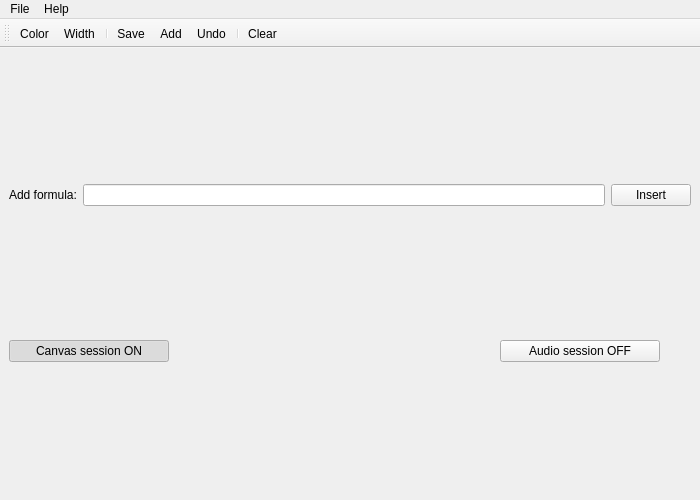
<?xml version="1.0" encoding="UTF-8"?>
<ui version="4.0">
 <class>wnd_main</class>
 <widget class="QMainWindow" name="wnd_main">
  <property name="geometry">
   <rect>
    <x>0</x>
    <y>0</y>
    <width>700</width>
    <height>500</height>
   </rect>
  </property>
  <property name="minimumSize">
   <size>
    <width>700</width>
    <height>500</height>
   </size>
  </property>
  <property name="windowTitle">
   <string>e-learning</string>
  </property>
  <property name="windowIcon">
   <iconset resource="resource/res.qrc">
    <normaloff>:/icons/icons/logotype.png</normaloff>:/icons/icons/logotype.png</iconset>
  </property>
  <property name="toolTip">
   <string/>
  </property>
  <property name="statusTip">
   <string/>
  </property>
  <property name="whatsThis">
   <string/>
  </property>
  <widget class="QWidget" name="centralwidget">
   <layout class="QVBoxLayout" name="verticalLayout_2">
    <item>
     <layout class="QVBoxLayout" name="vlt_top">
      <item>
       <layout class="QHBoxLayout" name="htl_formula">
        <item>
         <widget class="QLabel" name="lab_insert_formula">
          <property name="text">
           <string>Add formula:</string>
          </property>
         </widget>
        </item>
        <item>
         <widget class="QLineEdit" name="eln_insert_formula"/>
        </item>
        <item>
         <widget class="QPushButton" name="btn_insert_formula">
          <property name="toolTip">
           <string>Insert formula</string>
          </property>
          <property name="text">
           <string>Insert</string>
          </property>
         </widget>
        </item>
       </layout>
      </item>
     </layout>
    </item>
    <item>
     <layout class="QHBoxLayout" name="hlt_audio_save">
      <item>
       <widget class="QPushButton" name="btn_canvas_session">
        <property name="minimumSize">
         <size>
          <width>160</width>
          <height>0</height>
         </size>
        </property>
        <property name="maximumSize">
         <size>
          <width>160</width>
          <height>16777215</height>
         </size>
        </property>
        <property name="toolTip">
         <string>Turn on/off canvas session</string>
        </property>
        <property name="text">
         <string>Canvas session ON</string>
        </property>
        <property name="checkable">
         <bool>true</bool>
        </property>
        <property name="checked">
         <bool>true</bool>
        </property>
        <property name="autoDefault">
         <bool>false</bool>
        </property>
        <property name="default">
         <bool>false</bool>
        </property>
        <property name="flat">
         <bool>false</bool>
        </property>
       </widget>
      </item>
      <item>
       <spacer name="vsr_audio_save">
        <property name="orientation">
         <enum>Qt::Horizontal</enum>
        </property>
        <property name="sizeHint" stdset="0">
         <size>
          <width>40</width>
          <height>20</height>
         </size>
        </property>
       </spacer>
      </item>
      <item>
       <widget class="QPushButton" name="btn_audio_session">
        <property name="minimumSize">
         <size>
          <width>160</width>
          <height>0</height>
         </size>
        </property>
        <property name="maximumSize">
         <size>
          <width>160</width>
          <height>16777215</height>
         </size>
        </property>
        <property name="toolTip">
         <string>Turn on/off audio session</string>
        </property>
        <property name="text">
         <string>Audio session OFF</string>
        </property>
        <property name="checkable">
         <bool>true</bool>
        </property>
       </widget>
      </item>
      <item>
       <widget class="QPushButton" name="btn_mute">
        <property name="maximumSize">
         <size>
          <width>25</width>
          <height>25</height>
         </size>
        </property>
        <property name="toolTip">
         <string>Mute   Shift+M</string>
        </property>
        <property name="text">
         <string/>
        </property>
        <property name="icon">
         <iconset resource="resource/res.qrc">
          <normaloff>:/icons/icons/canvas/audio_on.png</normaloff>
          <normalon>:/icons/icons/canvas/audio_off.png</normalon>:/icons/icons/canvas/audio_on.png</iconset>
        </property>
        <property name="iconSize">
         <size>
          <width>25</width>
          <height>25</height>
         </size>
        </property>
        <property name="shortcut">
         <string>Shift+M</string>
        </property>
        <property name="checkable">
         <bool>true</bool>
        </property>
        <property name="flat">
         <bool>true</bool>
        </property>
       </widget>
      </item>
     </layout>
    </item>
   </layout>
  </widget>
  <widget class="QMenuBar" name="mbr_tools">
   <property name="geometry">
    <rect>
     <x>0</x>
     <y>0</y>
     <width>700</width>
     <height>26</height>
    </rect>
   </property>
   <widget class="QMenu" name="men_file">
    <property name="title">
     <string>File</string>
    </property>
    <widget class="QMenu" name="act_saveas">
     <property name="title">
      <string>Save As...</string>
     </property>
    </widget>
    <addaction name="act_saveas"/>
    <addaction name="act_exit"/>
   </widget>
   <widget class="QMenu" name="men_help">
    <property name="title">
     <string>Help</string>
    </property>
    <addaction name="act_help"/>
    <addaction name="act_about"/>
   </widget>
   <addaction name="men_file"/>
   <addaction name="men_help"/>
  </widget>
  <widget class="QToolBar" name="toolBar">
   <property name="mouseTracking">
    <bool>false</bool>
   </property>
   <property name="acceptDrops">
    <bool>false</bool>
   </property>
   <property name="windowTitle">
    <string notr="true">toolBar</string>
   </property>
   <property name="layoutDirection">
    <enum>Qt::LeftToRight</enum>
   </property>
   <property name="locale">
    <locale language="English" country="UnitedStates"/>
   </property>
   <property name="inputMethodHints">
    <set>Qt::ImhNone</set>
   </property>
   <property name="movable">
    <bool>true</bool>
   </property>
   <property name="iconSize">
    <size>
     <width>25</width>
     <height>25</height>
    </size>
   </property>
   <property name="toolButtonStyle">
    <enum>Qt::ToolButtonTextBesideIcon</enum>
   </property>
   <property name="floatable">
    <bool>false</bool>
   </property>
   <attribute name="toolBarArea">
    <enum>TopToolBarArea</enum>
   </attribute>
   <attribute name="toolBarBreak">
    <bool>false</bool>
   </attribute>
   <addaction name="act_color"/>
   <addaction name="act_width"/>
   <addaction name="separator"/>
   <addaction name="act_save"/>
   <addaction name="act_add"/>
   <addaction name="act_undo"/>
   <addaction name="separator"/>
   <addaction name="act_clear"/>
  </widget>
  <action name="act_color">
   <property name="icon">
    <iconset resource="resource/res.qrc">
     <normaloff>:/icons/icons/canvas/color.png</normaloff>:/icons/icons/canvas/color.png</iconset>
   </property>
   <property name="text">
    <string>Color</string>
   </property>
   <property name="toolTip">
    <string>Change pen color   Shift+C</string>
   </property>
   <property name="shortcut">
    <string>Shift+C</string>
   </property>
  </action>
  <action name="act_width">
   <property name="icon">
    <iconset resource="resource/res.qrc">
     <normaloff>:/icons/icons/canvas/width.png</normaloff>:/icons/icons/canvas/width.png</iconset>
   </property>
   <property name="text">
    <string>Width</string>
   </property>
   <property name="toolTip">
    <string>Change pen width   Shift+W</string>
   </property>
   <property name="shortcut">
    <string>Shift+W</string>
   </property>
  </action>
  <action name="act_add">
   <property name="icon">
    <iconset resource="resource/res.qrc">
     <normaloff>:/icons/icons/canvas/add.png</normaloff>:/icons/icons/canvas/add.png</iconset>
   </property>
   <property name="text">
    <string>Add</string>
   </property>
   <property name="toolTip">
    <string>Add current image to session   Shift+A</string>
   </property>
   <property name="shortcut">
    <string>Shift+A</string>
   </property>
  </action>
  <action name="act_undo">
   <property name="icon">
    <iconset resource="resource/res.qrc">
     <normaloff>:/icons/icons/canvas/undo.png</normaloff>:/icons/icons/canvas/undo.png</iconset>
   </property>
   <property name="text">
    <string>Undo</string>
   </property>
   <property name="toolTip">
    <string>Undo latest stroke   Ctrl+Z</string>
   </property>
   <property name="shortcut">
    <string>Ctrl+Z</string>
   </property>
  </action>
  <action name="act_clear">
   <property name="icon">
    <iconset resource="resource/res.qrc">
     <normaloff>:/icons/icons/canvas/clear.png</normaloff>:/icons/icons/canvas/clear.png</iconset>
   </property>
   <property name="text">
    <string>Clear</string>
   </property>
   <property name="toolTip">
    <string>Clear the canvas   Shift+X</string>
   </property>
   <property name="shortcut">
    <string>Shift+X</string>
   </property>
  </action>
  <action name="act_exit">
   <property name="text">
    <string>Exit</string>
   </property>
   <property name="shortcut">
    <string>Ctrl+Q</string>
   </property>
  </action>
  <action name="act_help">
   <property name="text">
    <string>Help</string>
   </property>
   <property name="shortcut">
    <string>F1</string>
   </property>
  </action>
  <action name="act_about">
   <property name="text">
    <string>About</string>
   </property>
  </action>
  <action name="act_save">
   <property name="icon">
    <iconset resource="resource/res.qrc">
     <normaloff>:/icons/icons/canvas/add.png</normaloff>:/icons/icons/canvas/add.png</iconset>
   </property>
   <property name="text">
    <string>Save</string>
   </property>
   <property name="toolTip">
    <string>Save current image   Ctrl+S</string>
   </property>
   <property name="shortcut">
    <string>Ctrl+S</string>
   </property>
  </action>
 </widget>
 <tabstops>
  <tabstop>btn_canvas_session</tabstop>
  <tabstop>btn_audio_session</tabstop>
  <tabstop>btn_mute</tabstop>
  <tabstop>eln_insert_formula</tabstop>
  <tabstop>btn_insert_formula</tabstop>
 </tabstops>
 <resources>
  <include location="resource/res.qrc"/>
 </resources>
 <connections>
  <connection>
   <sender>act_exit</sender>
   <signal>triggered()</signal>
   <receiver>wnd_main</receiver>
   <slot>close()</slot>
   <hints>
    <hint type="sourcelabel">
     <x>-1</x>
     <y>-1</y>
    </hint>
    <hint type="destinationlabel">
     <x>349</x>
     <y>249</y>
    </hint>
   </hints>
  </connection>
 </connections>
</ui>
